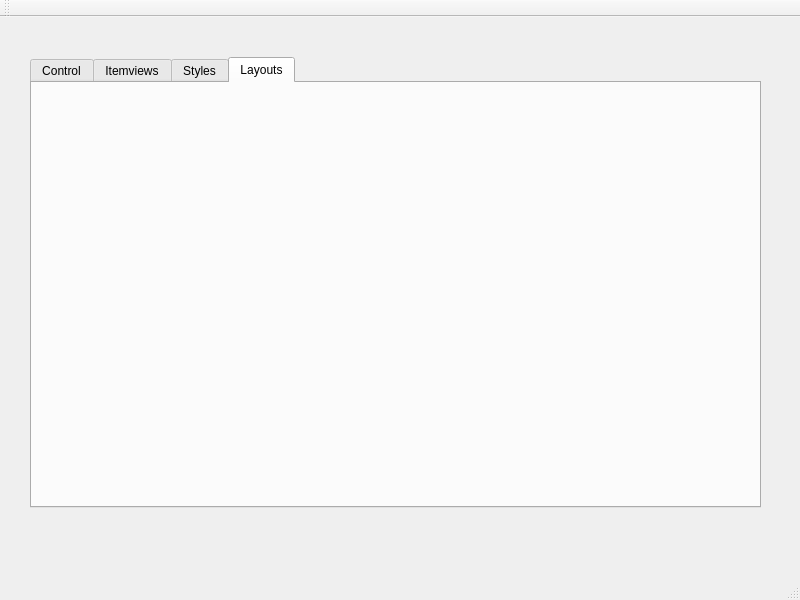
<?xml version="1.0" encoding="UTF-8"?>
<ui version="4.0">
 <class>Gallery</class>
 <widget class="QMainWindow" name="Gallery">
  <property name="geometry">
   <rect>
    <x>0</x>
    <y>0</y>
    <width>800</width>
    <height>600</height>
   </rect>
  </property>
  <property name="minimumSize">
   <size>
    <width>800</width>
    <height>600</height>
   </size>
  </property>
  <property name="windowTitle">
   <string>Gallery</string>
  </property>
  <widget class="QWidget" name="centralWidget">
   <widget class="QTabWidget" name="tabWidget">
    <property name="geometry">
     <rect>
      <x>30</x>
      <y>40</y>
      <width>731</width>
      <height>451</height>
     </rect>
    </property>
    <property name="currentIndex">
     <number>3</number>
    </property>
    <widget class="QWidget" name="Control">
     <attribute name="title">
      <string>Control</string>
     </attribute>
     <widget class="QPushButton" name="PushButton">
      <property name="geometry">
       <rect>
        <x>10</x>
        <y>40</y>
        <width>80</width>
        <height>23</height>
       </rect>
      </property>
      <property name="text">
       <string>Button 1</string>
      </property>
     </widget>
     <widget class="QComboBox" name="Button2">
      <property name="geometry">
       <rect>
        <x>110</x>
        <y>40</y>
        <width>79</width>
        <height>23</height>
       </rect>
      </property>
      <item>
       <property name="text">
        <string>A Menu</string>
       </property>
      </item>
      <item>
       <property name="text">
        <string>This Button</string>
       </property>
      </item>
      <item>
       <property name="text">
        <string>Happens to Have</string>
       </property>
      </item>
     </widget>
     <widget class="QSpinBox" name="spinBox">
      <property name="geometry">
       <rect>
        <x>10</x>
        <y>170</y>
        <width>81</width>
        <height>24</height>
       </rect>
      </property>
     </widget>
     <widget class="QKeySequenceEdit" name="keySequenceEdit">
      <property name="geometry">
       <rect>
        <x>10</x>
        <y>220</y>
        <width>201</width>
        <height>23</height>
       </rect>
      </property>
     </widget>
     <widget class="QProgressBar" name="progressBar">
      <property name="geometry">
       <rect>
        <x>10</x>
        <y>270</y>
        <width>201</width>
        <height>23</height>
       </rect>
      </property>
      <property name="value">
       <number>24</number>
      </property>
     </widget>
     <widget class="QSlider" name="horizontalSlider">
      <property name="geometry">
       <rect>
        <x>10</x>
        <y>380</y>
        <width>201</width>
        <height>16</height>
       </rect>
      </property>
      <property name="orientation">
       <enum>Qt::Horizontal</enum>
      </property>
     </widget>
     <widget class="QProgressBar" name="progressBar_2">
      <property name="geometry">
       <rect>
        <x>10</x>
        <y>320</y>
        <width>201</width>
        <height>23</height>
       </rect>
      </property>
      <property name="value">
       <number>24</number>
      </property>
     </widget>
     <widget class="QCheckBox" name="checkBox">
      <property name="geometry">
       <rect>
        <x>250</x>
        <y>50</y>
        <width>85</width>
        <height>21</height>
       </rect>
      </property>
      <property name="text">
       <string>Text frame</string>
      </property>
     </widget>
     <widget class="QCheckBox" name="checkBox_2">
      <property name="geometry">
       <rect>
        <x>350</x>
        <y>50</y>
        <width>85</width>
        <height>21</height>
       </rect>
      </property>
      <property name="text">
       <string>Tickmarks</string>
      </property>
     </widget>
     <widget class="QCheckBox" name="checkBox_3">
      <property name="geometry">
       <rect>
        <x>480</x>
        <y>50</y>
        <width>85</width>
        <height>21</height>
       </rect>
      </property>
      <property name="text">
       <string>Word warp</string>
      </property>
     </widget>
     <widget class="QRadioButton" name="radioButton">
      <property name="geometry">
       <rect>
        <x>270</x>
        <y>110</y>
        <width>100</width>
        <height>21</height>
       </rect>
      </property>
      <property name="text">
       <string>Top</string>
      </property>
     </widget>
     <widget class="QRadioButton" name="radioButton_2">
      <property name="geometry">
       <rect>
        <x>430</x>
        <y>110</y>
        <width>100</width>
        <height>21</height>
       </rect>
      </property>
      <property name="text">
       <string>Bottom</string>
      </property>
     </widget>
     <widget class="QFontComboBox" name="fontComboBox">
      <property name="geometry">
       <rect>
        <x>10</x>
        <y>130</y>
        <width>181</width>
        <height>23</height>
       </rect>
      </property>
     </widget>
     <widget class="QTextEdit" name="textEdit_2">
      <property name="geometry">
       <rect>
        <x>240</x>
        <y>140</y>
        <width>461</width>
        <height>271</height>
       </rect>
      </property>
      <property name="html">
       <string>&lt;!DOCTYPE HTML PUBLIC &quot;-//W3C//DTD HTML 4.0//EN&quot; &quot;http://www.w3.org/TR/REC-html40/strict.dtd&quot;&gt;
&lt;html&gt;&lt;head&gt;&lt;meta name=&quot;qrichtext&quot; content=&quot;1&quot; /&gt;&lt;style type=&quot;text/css&quot;&gt;
p, li { white-space: pre-wrap; }
&lt;/style&gt;&lt;/head&gt;&lt;body style=&quot; font-family:'Sans Serif'; font-size:9pt; font-weight:400; font-style:normal;&quot;&gt;
&lt;p style=&quot; margin-top:0px; margin-bottom:0px; margin-left:0px; margin-right:0px; -qt-block-indent:0; text-indent:0px;&quot;&gt;Lorem ipsum dolor sit amet, consectetur adipisicing elit, sed do eiusmod tempor Lorem ipsum dolor sit amet, consectetur adipisicing elit, sed do eiusmod tempor incididunt ut labore et dolore magna aliqua. Ut enim ad minim veniam, quis nostrud exercitation ullamco laboris nisi ut aliquip ex ea commodo cosnsequat. Lorem ipsum dolor sit amet, consectetur adipisicing elit, sed do eiusmod tempor Lorem ipsum dolor sit amet, consectetur adipisicing elit, sed do eiusmod tempor incididunt ut labore et dolore magna aliqua. Ut enim ad minim veniam, quis nostrud exercitation ullamco laboris nisi ut aliquip ex ea commodo cosnsequat. &lt;/p&gt;&lt;/body&gt;&lt;/html&gt;</string>
      </property>
     </widget>
     <widget class="QComboBox" name="comboBox">
      <property name="geometry">
       <rect>
        <x>10</x>
        <y>80</y>
        <width>181</width>
        <height>23</height>
       </rect>
      </property>
      <item>
       <property name="text">
        <string>Apple</string>
       </property>
      </item>
      <item>
       <property name="text">
        <string>Banana</string>
       </property>
      </item>
      <item>
       <property name="text">
        <string>Orange</string>
       </property>
      </item>
     </widget>
     <widget class="QLabel" name="label">
      <property name="geometry">
       <rect>
        <x>240</x>
        <y>20</y>
        <width>61</width>
        <height>16</height>
       </rect>
      </property>
      <property name="text">
       <string>CheckBox</string>
      </property>
     </widget>
     <widget class="QLabel" name="label_2">
      <property name="geometry">
       <rect>
        <x>240</x>
        <y>80</y>
        <width>81</width>
        <height>16</height>
       </rect>
      </property>
      <property name="text">
       <string>Tab Position</string>
      </property>
     </widget>
     <widget class="QSpinBox" name="spinBox_2">
      <property name="geometry">
       <rect>
        <x>110</x>
        <y>170</y>
        <width>81</width>
        <height>24</height>
       </rect>
      </property>
     </widget>
    </widget>
    <widget class="QWidget" name="Itemviews">
     <attribute name="title">
      <string>Itemviews</string>
     </attribute>
     <widget class="QScrollArea" name="scrollArea">
      <property name="geometry">
       <rect>
        <x>10</x>
        <y>20</y>
        <width>1</width>
        <height>1</height>
       </rect>
      </property>
      <property name="widgetResizable">
       <bool>true</bool>
      </property>
      <widget class="QWidget" name="scrollAreaWidgetContents">
       <property name="geometry">
        <rect>
         <x>0</x>
         <y>0</y>
         <width>16</width>
         <height>16</height>
        </rect>
       </property>
      </widget>
     </widget>
     <widget class="QTableWidget" name="tableWidget">
      <property name="geometry">
       <rect>
        <x>0</x>
        <y>0</y>
        <width>731</width>
        <height>421</height>
       </rect>
      </property>
     </widget>
    </widget>
    <widget class="QWidget" name="Styles">
     <attribute name="title">
      <string>Styles</string>
     </attribute>
     <widget class="QPushButton" name="pushButton">
      <property name="geometry">
       <rect>
        <x>70</x>
        <y>50</y>
        <width>80</width>
        <height>23</height>
       </rect>
      </property>
      <property name="text">
       <string>PushButton</string>
      </property>
     </widget>
     <widget class="QLineEdit" name="lineEdit">
      <property name="geometry">
       <rect>
        <x>70</x>
        <y>90</y>
        <width>113</width>
        <height>23</height>
       </rect>
      </property>
     </widget>
     <widget class="QLineEdit" name="lineEdit_2">
      <property name="geometry">
       <rect>
        <x>210</x>
        <y>90</y>
        <width>113</width>
        <height>23</height>
       </rect>
      </property>
     </widget>
     <widget class="QLineEdit" name="lineEdit_3">
      <property name="geometry">
       <rect>
        <x>430</x>
        <y>90</y>
        <width>113</width>
        <height>23</height>
       </rect>
      </property>
     </widget>
     <widget class="QProgressBar" name="progressBar_3">
      <property name="geometry">
       <rect>
        <x>60</x>
        <y>170</y>
        <width>118</width>
        <height>23</height>
       </rect>
      </property>
      <property name="value">
       <number>24</number>
      </property>
     </widget>
     <widget class="QProgressBar" name="progressBar_4">
      <property name="geometry">
       <rect>
        <x>210</x>
        <y>170</y>
        <width>118</width>
        <height>23</height>
       </rect>
      </property>
      <property name="value">
       <number>24</number>
      </property>
     </widget>
     <widget class="QProgressBar" name="progressBar_5">
      <property name="geometry">
       <rect>
        <x>430</x>
        <y>170</y>
        <width>118</width>
        <height>23</height>
       </rect>
      </property>
      <property name="value">
       <number>24</number>
      </property>
     </widget>
     <widget class="QSlider" name="horizontalSlider_2">
      <property name="geometry">
       <rect>
        <x>69</x>
        <y>130</y>
        <width>111</width>
        <height>20</height>
       </rect>
      </property>
      <property name="orientation">
       <enum>Qt::Horizontal</enum>
      </property>
     </widget>
     <widget class="QSlider" name="horizontalSlider_3">
      <property name="geometry">
       <rect>
        <x>210</x>
        <y>140</y>
        <width>111</width>
        <height>16</height>
       </rect>
      </property>
      <property name="orientation">
       <enum>Qt::Horizontal</enum>
      </property>
     </widget>
     <widget class="QSlider" name="horizontalSlider_4">
      <property name="geometry">
       <rect>
        <x>420</x>
        <y>140</y>
        <width>160</width>
        <height>16</height>
       </rect>
      </property>
      <property name="orientation">
       <enum>Qt::Horizontal</enum>
      </property>
     </widget>
     <widget class="QCheckBox" name="checkBox_4">
      <property name="geometry">
       <rect>
        <x>70</x>
        <y>230</y>
        <width>85</width>
        <height>21</height>
       </rect>
      </property>
      <property name="text">
       <string>CheckBox</string>
      </property>
     </widget>
     <widget class="QRadioButton" name="radioButton_3">
      <property name="geometry">
       <rect>
        <x>220</x>
        <y>230</y>
        <width>100</width>
        <height>21</height>
       </rect>
      </property>
      <property name="text">
       <string>RadioButton</string>
      </property>
     </widget>
     <widget class="QComboBox" name="comboBox_2">
      <property name="geometry">
       <rect>
        <x>440</x>
        <y>220</y>
        <width>79</width>
        <height>23</height>
       </rect>
      </property>
     </widget>
    </widget>
    <widget class="QWidget" name="Layouts">
     <attribute name="title">
      <string>Layouts</string>
     </attribute>
    </widget>
   </widget>
  </widget>
  <widget class="QMenuBar" name="menuBar">
   <property name="geometry">
    <rect>
     <x>0</x>
     <y>0</y>
     <width>800</width>
     <height>20</height>
    </rect>
   </property>
  </widget>
  <widget class="QToolBar" name="mainToolBar">
   <attribute name="toolBarArea">
    <enum>TopToolBarArea</enum>
   </attribute>
   <attribute name="toolBarBreak">
    <bool>false</bool>
   </attribute>
  </widget>
  <widget class="QStatusBar" name="statusBar"/>
 </widget>
 <layoutdefault spacing="6" margin="11"/>
 <resources/>
 <connections/>
</ui>
